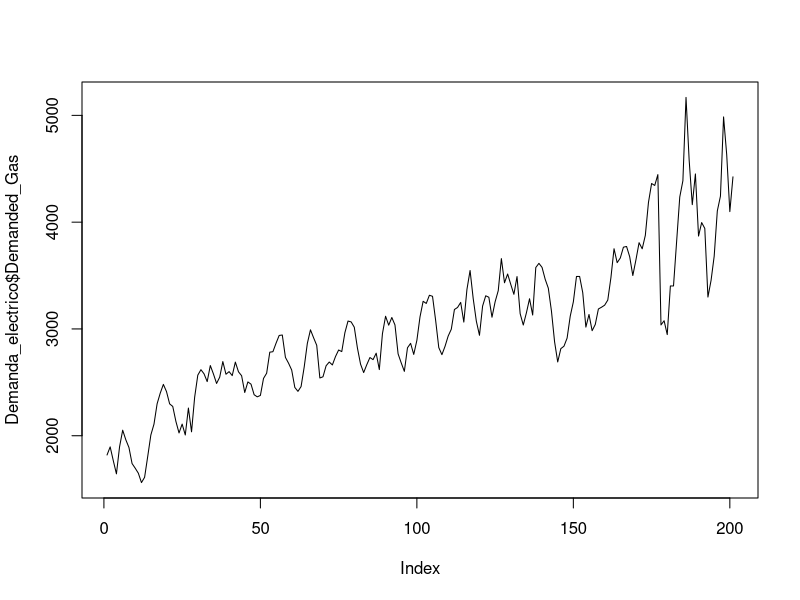
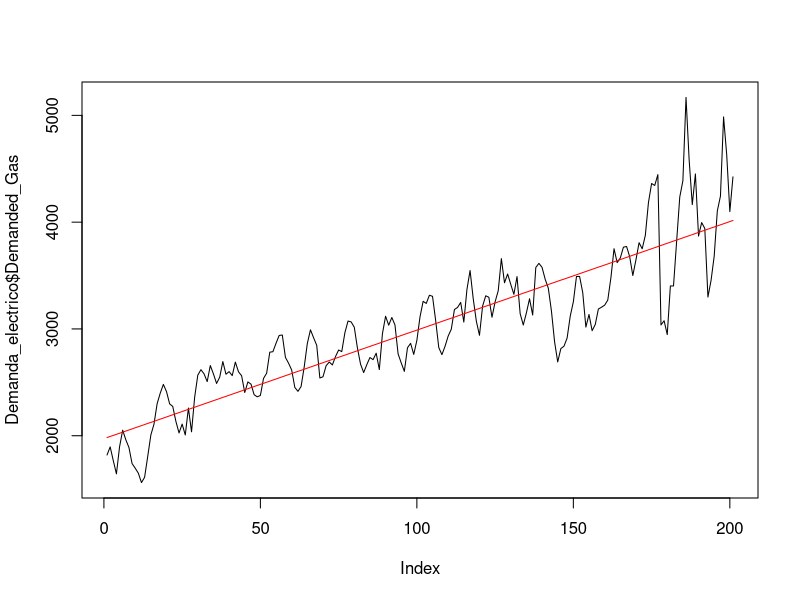
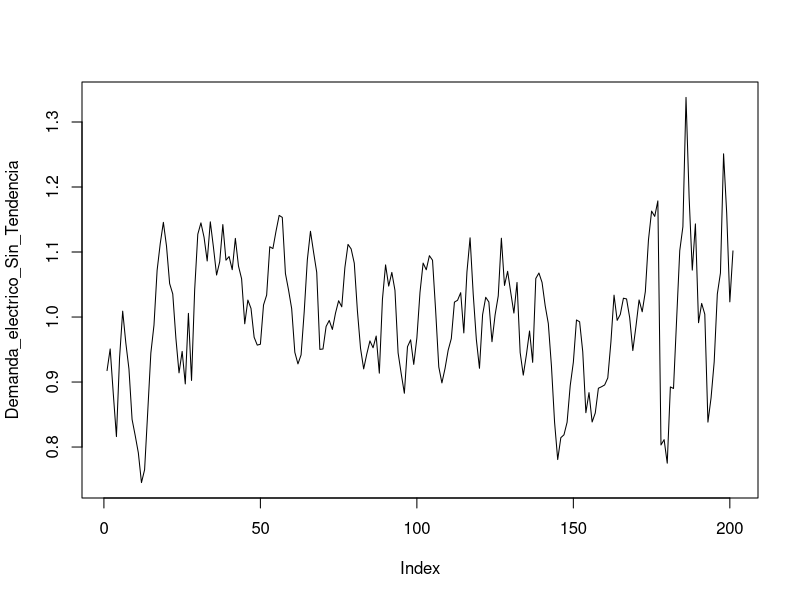
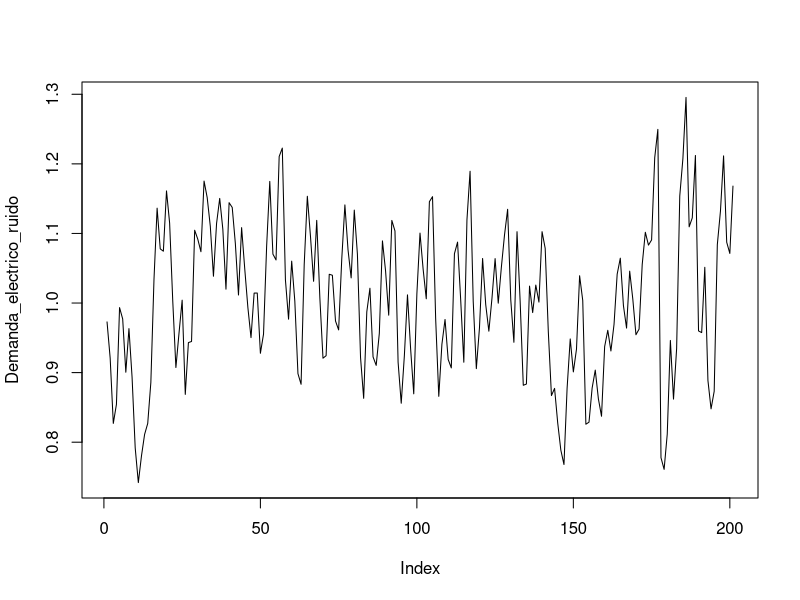
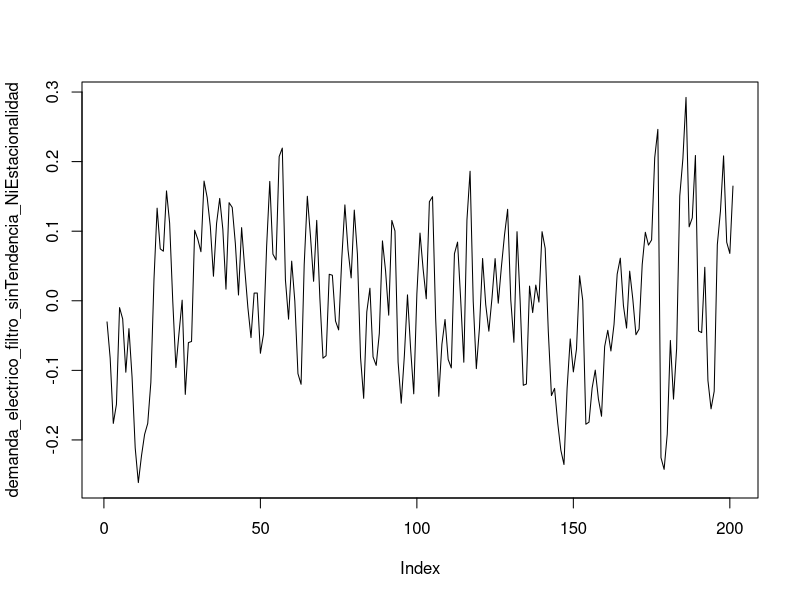
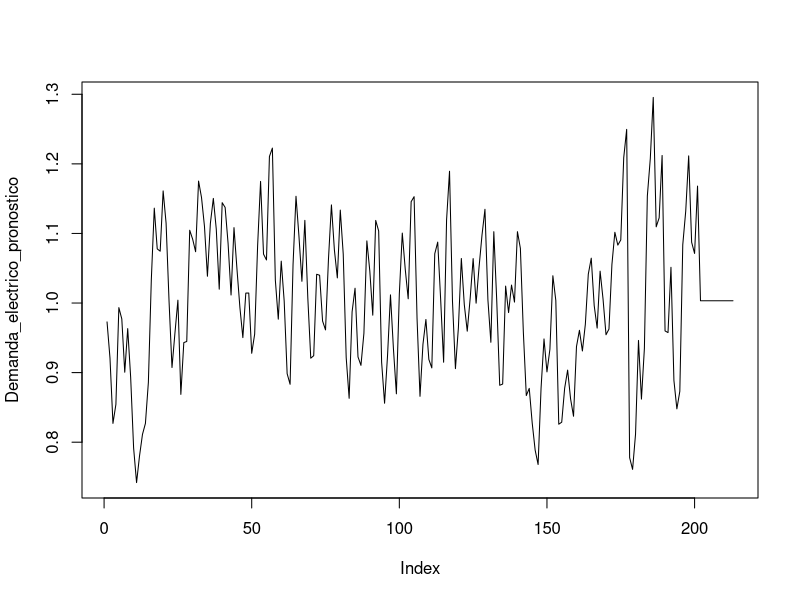
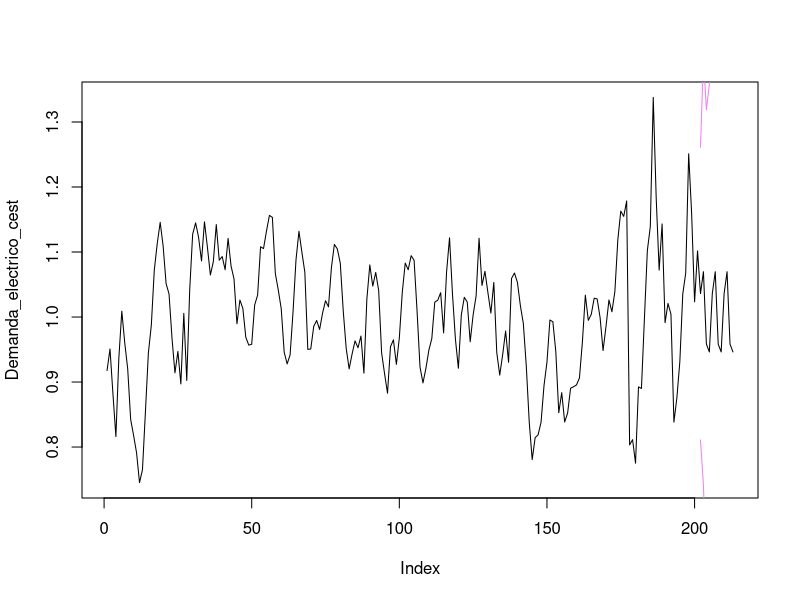
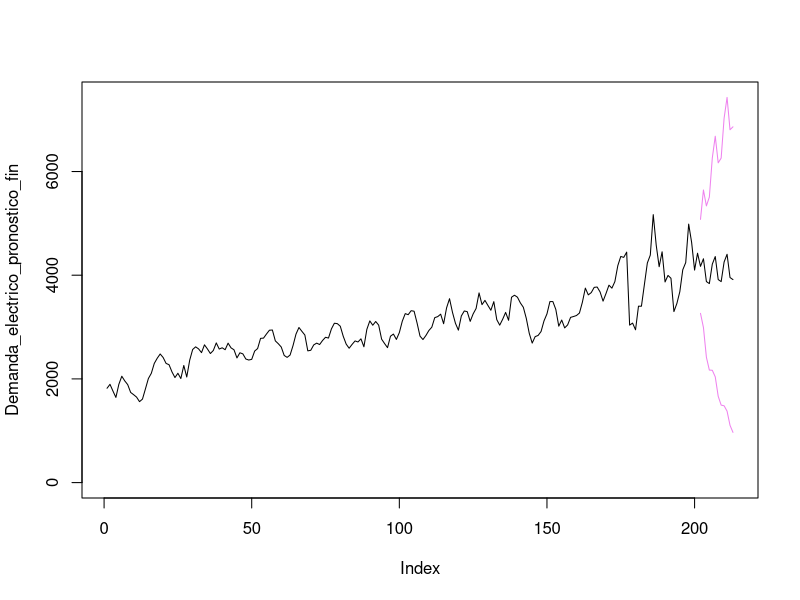

Here is the R script that generated these plots, in order:
## ---- chunk 1
knitr::opts_chunk$set(echo = TRUE)
## ---- chunk 2
install.packages("readxl")

library("readxl")
## ---- chunk 3

Demanda_electrico <-read_excel("Demanda_electrico_2022_full1_pp.xlsx")
## ---- chunk 4
head(Demanda_electrico)
summary(Demanda_electrico)
typeof(Demanda_electrico)
dim(Demanda_electrico)
## ---- chunk 5
plot(Demanda_electrico$Demanded_Gas, type = "l")
## ---- chunk 6

Electrico_Demanded_gas_line<-lm(Demanded_Gas~Date, data=Demanda_electrico)

Electrico_Demanded_gas_line


## ---- chunk 7
Electrico_Demanded_gas_line_aplicada <- predict(Electrico_Demanded_gas_line, newdata = data.frame(Date = Demanda_electrico$Date))

Electrico_Demanded_gas_line_aplicada

## ---- chunk 8
plot(Demanda_electrico$Demanded_Gas, type="l")
lines(Electrico_Demanded_gas_line_aplicada, col = "red")
## ---- chunk 9
Demanda_electrico_Sin_Tendencia<-Demanda_electrico$Demanded_Gas/Electrico_Demanded_gas_line_aplicada

plot(Demanda_electrico_Sin_Tendencia, type="l")
Demanda_electrico_Sin_Tendencia
dim(Demanda_electrico_Sin_Tendencia)
## ---- chunk 10
# Generate indices for T1, T2, T3, and T4
# Define the indices for each subset
T1_indices <- c(seq(1, 3), seq(13, 15), seq(25, 27), seq(37, 39), seq(49, 51), seq(61, 63), seq(73, 75), seq(85, 87), seq(97, 99), seq(109, 111), seq(121, 123), seq(133, 135), seq(145, 147), seq(157, 159), seq(169, 171), seq(181, 183), seq(193, 195))


T2_indices <- c(seq(4, 6), seq(16, 18), seq(28, 30), seq(40, 42), seq(52, 54), seq(64, 66), seq(76, 78), seq(88, 90), seq(100, 102), seq(112, 114), seq(124, 126), seq(136, 138), seq(148, 150), seq(160, 162), seq(172, 174), seq(184, 186), seq(196, 198))

T3_indices <- c(seq(7, 9), seq(19, 21), seq(31, 33), seq(43, 45), seq(55, 57), seq(67, 69), seq(79, 81), seq(91, 93), seq(103, 105), seq(115, 117), seq(127, 129), seq(139, 141), seq(151, 153), seq(163, 165), seq(175, 177), seq(187, 189), seq(199, 201))

T4_indices <- c(seq(10, 12), seq(22, 24), seq(34, 36), seq(46, 48), seq(58, 60), seq(70, 72), seq(82, 84), seq(94, 96), seq(106, 108), seq(118, 120), seq(130, 132), seq(142, 144), seq(154, 156), seq(166, 168), seq(178, 180), seq(190, 192), seq(202, 204))


# Create the subsets
T1 <- Demanda_electrico_Sin_Tendencia[T1_indices]
T1
T2 <- Demanda_electrico_Sin_Tendencia[T2_indices]
T2
T3 <- Demanda_electrico_Sin_Tendencia[T3_indices]
T3
T4 <- Demanda_electrico_Sin_Tendencia[T4_indices]
T4



## ---- chunk 11

FE1_electrico<-mean(T1)/mean(Demanda_electrico_Sin_Tendencia)
FE1_electrico

FE2_electrico<-mean(T2)/mean(Demanda_electrico_Sin_Tendencia)
FE2_electrico

FE3_electrico<-mean(T3)/mean(Demanda_electrico_Sin_Tendencia)
FE3_electrico

FE4_electrico<-mean(T4, na.rm = TRUE)/mean(Demanda_electrico_Sin_Tendencia)
FE4_electrico
## ---- chunk 12

Demanda_electrico_ruido<-Demanda_electrico_Sin_Tendencia/c(FE1_electrico, FE2_electrico, FE3_electrico, FE4_electrico)

Demanda_electrico_ruido

plot(Demanda_electrico_ruido, type="l")
## ---- chunk 13

demanda_electrico_filtro_sinTendencia_NiEstacionalidad <-Demanda_electrico_ruido-mean(Demanda_electrico_ruido)

plot(demanda_electrico_filtro_sinTendencia_NiEstacionalidad, type="l")

## Se determina la desviación estandar del error 

sd_est_demanda_electrico<-sd(demanda_electrico_filtro_sinTendencia_NiEstacionalidad)
sd_est_demanda_electrico

## ---- chunk 14

Demanda_electrico_pronostico<-c(Demanda_electrico_ruido, rep(mean(Demanda_electrico_ruido), 12))

plot(Demanda_electrico_pronostico, type="l")

## ---- chunk 15
LI_demanda_electrico<-Demanda_electrico_pronostico[202:213]-2*sd_est_demanda_electrico*c(1:12)^.5
LS_demanda_electrico<-Demanda_electrico_pronostico[202:213]+2*sd_est_demanda_electrico*c(1:12)^.5

## Tambien se debe "crear la linea para nuestros limites" teniendo NA en los valores de datos historicos, así como los 12 valores de limites previamente calculados

LI_demanda_electrico_ajustado<-c(rep(NA, times=201), LI_demanda_electrico)
LI_demanda_electrico_ajustado

LS_demanda_electrico_ajustado<-c(rep(NA, times=201), LS_demanda_electrico)
LS_demanda_electrico_ajustado
## ---- chunk 16

# Devolver estacionalidada

Demanda_electrico_cest<-Demanda_electrico_pronostico*c(FE1_electrico, FE2_electrico,FE3_electrico, FE4_electrico)
Demanda_electrico_cest


LI_demanda_electrico_cest<-LI_demanda_electrico_ajustado*c(FE1_electrico, FE2_electrico,FE3_electrico, FE4_electrico)
LI_demanda_electrico_cest



LS_demanda_electrico_cest<-LS_demanda_electrico_ajustado*c(FE1_electrico, FE2_electrico,FE3_electrico, FE4_electrico)
LS_demanda_electrico_cest


plot(Demanda_electrico_cest, type="l")
lines(LI_demanda_electrico_cest, col="violet")
lines(LS_demanda_electrico_cest, col="violet")
## ---- chunk 17
# create a new data set with 12 additional months
extended_dates_electrico <- seq(as.Date("2005-01-01"), as.Date("2022-09-01"), by = "month")

# create a data frame with 225 rows
extended_demanda_electrico <- data.frame(Date = extended_dates_electrico, 
                                         Demanded_Gas = rep(NA, length(extended_dates_electrico)))

# assign values to a subset of Demanded_Gas that corresponds to the length of Demanda_electrico$Demanded_Gas
extended_demanda_electrico$Demanded_Gas[1:length(Demanda_electrico$Demanded_Gas)] <- Demanda_electrico$Demanded_Gas

# print the resulting data frame
extended_demanda_electrico

extended_demanda_electrico$Date <- as.POSIXct(as.character(extended_demanda_electrico$Date), format = "%Y-%m-%d")

extended_demanda_electrico


## ---- chunk 18
Electrico_Demanded_gas_line_aplicada2 <- predict(Electrico_Demanded_gas_line, newdata = data.frame(Date = extended_demanda_electrico$Date))

Electrico_Demanded_gas_line_aplicada2
## ---- chunk 19



Demanda_electrico_pronostico_fin<-Demanda_electrico_cest*Electrico_Demanded_gas_line_aplicada2

LI_demanda_electrico_fin<-LI_demanda_electrico_cest*Electrico_Demanded_gas_line_aplicada2
LS_demanda_electrico_fin<-LS_demanda_electrico_cest*Electrico_Demanded_gas_line_aplicada2


plot(Demanda_electrico_pronostico_fin, type="l", ylim=c(0, max(LS_demanda_electrico_fin, na.rm = TRUE)))
lines(LI_demanda_electrico_fin, col="violet")
lines(LS_demanda_electrico_fin, col="violet")

## ---- chunk 20
# Create a data frame with the predicted values and intervals
df_demanda_electrico_pronostico <- data.frame(Demanded_Gas = c(Demanda_electrico$Demanded_Gas[1:201], rep(NA, 12)), 
                                              Demanda_electrico_pronostico_fin = Demanda_electrico_pronostico_fin, 
                                              LI_demanda_electrico_fin = LI_demanda_electrico_fin, 
                                              LS_demanda_electrico_fin = LS_demanda_electrico_fin)

# View the resulting data frame
View(df_demanda_electrico_pronostico)

## ---- chunk 21

Demanda_electrico_completa <-read_excel("Demanda_electrico_2022_full1.xlsx")
Demanda_electrico_completa
## ---- chunk 22
# Create a data frame with the predicted values and intervals
df_demanda_electrico_pronostico_completo <- data.frame(Demanded_Gas = Demanda_electrico_completa$Demanded_Gas, 
                                              Demanda_electrico_pronostico_fin = Demanda_electrico_pronostico_fin, 
                                              LI_demanda_electrico_fin = LI_demanda_electrico_fin, 
                                              LS_demanda_electrico_fin = LS_demanda_electrico_fin)

# View the resulting data frame
View(df_demanda_electrico_pronostico_completo)
## ---- chunk 23
Demanda_electrico_ts <-ts(Demanda_electrico$Demanded_Gas, frequency =12, start =c(2005,1))
Demanda_electrico_ts 
## ---- chunk 24
plot(Demanda_electrico_ts, main="Demanda electrico train data in time series data type")
## ---- chunk 25
Demanda_electrico_ts_hw1 <-HoltWinters(Demanda_electrico_ts, seasonal = 'multiplicative')
Demanda_electrico_ts_hw1
## ---- chunk 26
plot(Demanda_electrico_ts_hw1, main="Aplicaicón del método de Holt Winters a Demanda electrico train data")
## ---- chunk 27
# Install the forecast package
install.packages("forecast")

# Load the forecast package
library(forecast)
## ---- chunk 28
Demanda_electrico_ts_hw1_fc <- forecast(Demanda_electrico_ts_hw1, h=12, level=0.95)
Demanda_electrico_ts_hw1_fc
## ---- chunk 29
plot(Demanda_electrico_ts_hw1_fc)
